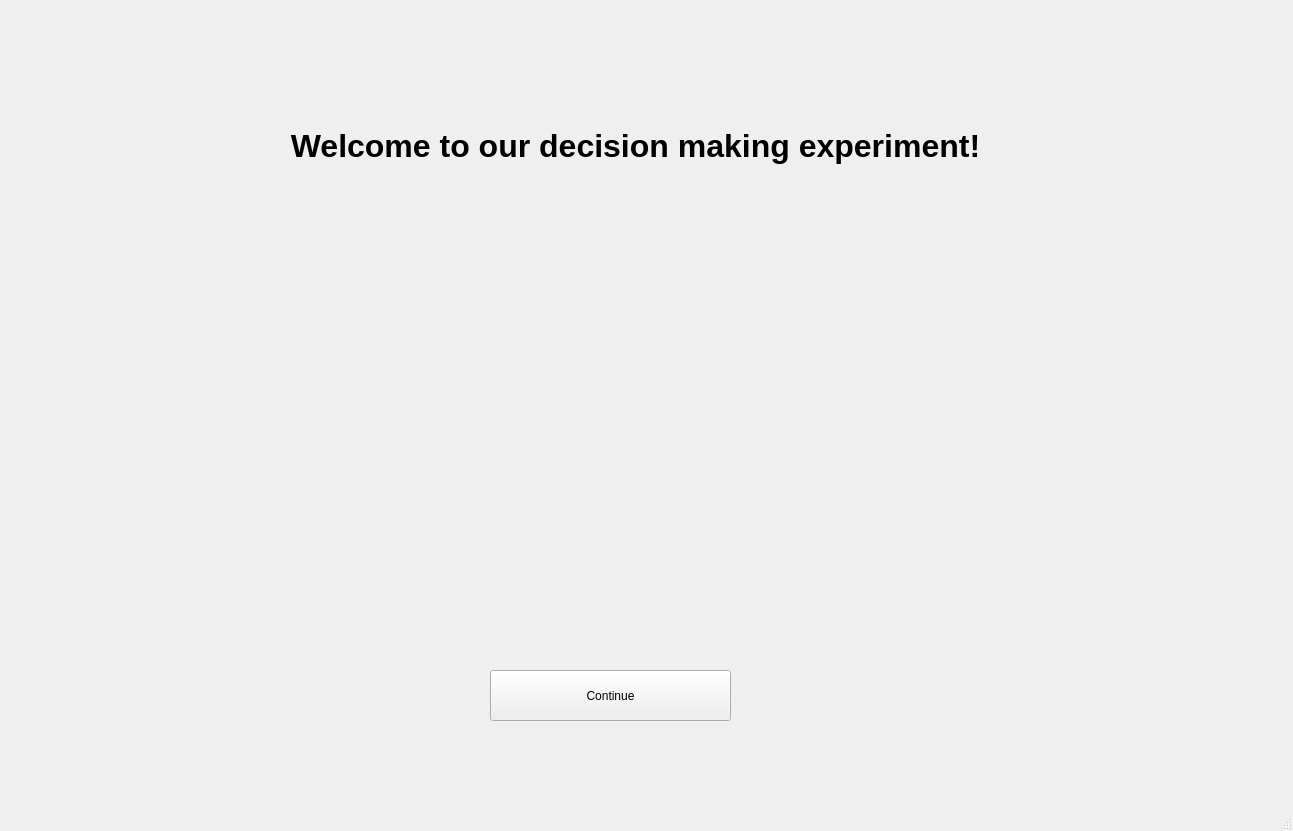
<?xml version="1.0" encoding="UTF-8"?>
<ui version="4.0">
 <class>MainWindow</class>
 <widget class="QMainWindow" name="MainWindow">
  <property name="geometry">
   <rect>
    <x>0</x>
    <y>0</y>
    <width>1293</width>
    <height>831</height>
   </rect>
  </property>
  <property name="windowTitle">
   <string>MainWindow</string>
  </property>
  <widget class="QWidget" name="centralwidget">
   <widget class="QStackedWidget" name="experiment_window">
    <property name="geometry">
     <rect>
      <x>30</x>
      <y>20</y>
      <width>1201</width>
      <height>711</height>
     </rect>
    </property>
    <property name="styleSheet">
     <string notr="true">background color:rgb(255, 255, 255)</string>
    </property>
    <property name="locale">
     <locale language="English" country="UnitedKingdom"/>
    </property>
    <property name="currentIndex">
     <number>0</number>
    </property>
    <widget class="QWidget" name="page_welcome">
     <widget class="QLabel" name="Welcome_lbl">
      <property name="geometry">
       <rect>
        <x>90</x>
        <y>60</y>
        <width>1031</width>
        <height>131</height>
       </rect>
      </property>
      <property name="sizePolicy">
       <sizepolicy hsizetype="Preferred" vsizetype="Preferred">
        <horstretch>0</horstretch>
        <verstretch>0</verstretch>
       </sizepolicy>
      </property>
      <property name="font">
       <font>
        <family>Arial</family>
        <pointsize>24</pointsize>
        <weight>75</weight>
        <bold>true</bold>
       </font>
      </property>
      <property name="locale">
       <locale language="English" country="UnitedKingdom"/>
      </property>
      <property name="text">
       <string>Welcome to our decision making experiment!</string>
      </property>
      <property name="alignment">
       <set>Qt::AlignCenter</set>
      </property>
     </widget>
     <widget class="QLabel" name="Welcome_pic">
      <property name="geometry">
       <rect>
        <x>380</x>
        <y>270</y>
        <width>411</width>
        <height>201</height>
       </rect>
      </property>
      <property name="text">
       <string/>
      </property>
      <property name="pixmap">
       <pixmap>../Week 10/pics/welcome.jpg</pixmap>
      </property>
     </widget>
     <widget class="QPushButton" name="Continue_bn_page_welcome">
      <property name="geometry">
       <rect>
        <x>460</x>
        <y>650</y>
        <width>241</width>
        <height>51</height>
       </rect>
      </property>
      <property name="text">
       <string>Continue</string>
      </property>
     </widget>
    </widget>
    <widget class="QWidget" name="page_consent">
     <widget class="QWidget" name="verticalLayoutWidget">
      <property name="geometry">
       <rect>
        <x>60</x>
        <y>10</y>
        <width>1081</width>
        <height>611</height>
       </rect>
      </property>
      <layout class="QVBoxLayout" name="Consent_layout">
       <item>
        <widget class="QLabel" name="Consent_title_lbl">
         <property name="font">
          <font>
           <family>Arial</family>
           <pointsize>18</pointsize>
           <weight>75</weight>
           <bold>true</bold>
          </font>
         </property>
         <property name="text">
          <string>Statement of Informed Consent</string>
         </property>
         <property name="alignment">
          <set>Qt::AlignCenter</set>
         </property>
        </widget>
       </item>
       <item>
        <widget class="QLabel" name="Consent_content_lbl">
         <property name="font">
          <font>
           <family>Arial</family>
           <pointsize>14</pointsize>
          </font>
         </property>
         <property name="text">
          <string>Please consider this information carefully before deciding whether to participate in this research.

Purpose of the research:
To examine the way people make decisions under dependencies.

Confidentiality:
Your participation in this study will remain confidential. Your information will not be revealed.

Compensation:
You will get remuneration of £4 if you finish the experiment.

Agreement:
The nature and purpose of this research have been sufficiently explained and I agree to participate in this study. I understand that I am free to withdraw at any time without incurring any penalty.
Please consent by ticking the checkbox below to continue. Otherwise, please exit the study at this time.
</string>
         </property>
         <property name="wordWrap">
          <bool>true</bool>
         </property>
        </widget>
       </item>
       <item>
        <widget class="QCheckBox" name="Consent_checkbox">
         <property name="font">
          <font>
           <family>Arial</family>
           <pointsize>14</pointsize>
           <weight>75</weight>
           <bold>true</bold>
          </font>
         </property>
         <property name="text">
          <string>I have read the consent and agree to continue</string>
         </property>
        </widget>
       </item>
      </layout>
     </widget>
     <widget class="QPushButton" name="Continue_bn_page_consent">
      <property name="geometry">
       <rect>
        <x>460</x>
        <y>650</y>
        <width>241</width>
        <height>51</height>
       </rect>
      </property>
      <property name="text">
       <string>Continue</string>
      </property>
     </widget>
    </widget>
    <widget class="QWidget" name="page_demog">
     <widget class="QWidget" name="formLayoutWidget">
      <property name="geometry">
       <rect>
        <x>160</x>
        <y>180</y>
        <width>851</width>
        <height>411</height>
       </rect>
      </property>
      <layout class="QFormLayout" name="Demog_layout">
       <item row="0" column="0">
        <widget class="QLabel" name="Age_lbl">
         <property name="font">
          <font>
           <family>Arial</family>
           <pointsize>16</pointsize>
           <weight>75</weight>
           <bold>true</bold>
          </font>
         </property>
         <property name="locale">
          <locale language="English" country="UnitedKingdom"/>
         </property>
         <property name="text">
          <string>Age</string>
         </property>
        </widget>
       </item>
       <item row="0" column="1">
        <widget class="QSpinBox" name="Age_spinbox">
         <property name="sizePolicy">
          <sizepolicy hsizetype="Minimum" vsizetype="Preferred">
           <horstretch>0</horstretch>
           <verstretch>0</verstretch>
          </sizepolicy>
         </property>
         <property name="font">
          <font>
           <family>Arial</family>
           <pointsize>12</pointsize>
          </font>
         </property>
         <property name="locale">
          <locale language="English" country="UnitedKingdom"/>
         </property>
         <property name="minimum">
          <number>1</number>
         </property>
         <property name="maximum">
          <number>110</number>
         </property>
        </widget>
       </item>
       <item row="1" column="0">
        <widget class="QLabel" name="Gender_lbl">
         <property name="font">
          <font>
           <family>Arial</family>
           <pointsize>16</pointsize>
           <weight>75</weight>
           <bold>true</bold>
          </font>
         </property>
         <property name="locale">
          <locale language="English" country="UnitedKingdom"/>
         </property>
         <property name="text">
          <string>Gender</string>
         </property>
        </widget>
       </item>
       <item row="1" column="1">
        <widget class="QComboBox" name="Gender_comboBox">
         <property name="sizePolicy">
          <sizepolicy hsizetype="Preferred" vsizetype="Preferred">
           <horstretch>0</horstretch>
           <verstretch>0</verstretch>
          </sizepolicy>
         </property>
         <property name="font">
          <font>
           <family>Arial</family>
           <pointsize>12</pointsize>
          </font>
         </property>
         <property name="locale">
          <locale language="English" country="UnitedKingdom"/>
         </property>
         <item>
          <property name="text">
           <string/>
          </property>
         </item>
         <item>
          <property name="text">
           <string>Male</string>
          </property>
         </item>
         <item>
          <property name="text">
           <string>Female</string>
          </property>
         </item>
         <item>
          <property name="text">
           <string>Other</string>
          </property>
         </item>
        </widget>
       </item>
       <item row="2" column="0">
        <widget class="QLabel" name="Education_lbl">
         <property name="font">
          <font>
           <family>Arial</family>
           <pointsize>16</pointsize>
           <weight>75</weight>
           <bold>true</bold>
          </font>
         </property>
         <property name="locale">
          <locale language="English" country="UnitedKingdom"/>
         </property>
         <property name="text">
          <string>Education</string>
         </property>
        </widget>
       </item>
       <item row="2" column="1">
        <widget class="QComboBox" name="Education_comboBox">
         <property name="sizePolicy">
          <sizepolicy hsizetype="Preferred" vsizetype="Preferred">
           <horstretch>0</horstretch>
           <verstretch>0</verstretch>
          </sizepolicy>
         </property>
         <property name="font">
          <font>
           <family>Arial</family>
           <pointsize>12</pointsize>
          </font>
         </property>
         <property name="locale">
          <locale language="English" country="UnitedKingdom"/>
         </property>
         <item>
          <property name="text">
           <string/>
          </property>
         </item>
         <item>
          <property name="text">
           <string>Primary School</string>
          </property>
         </item>
         <item>
          <property name="text">
           <string>Secondary School</string>
          </property>
         </item>
         <item>
          <property name="text">
           <string>High School</string>
          </property>
         </item>
         <item>
          <property name="text">
           <string>Undergraduate</string>
          </property>
         </item>
         <item>
          <property name="text">
           <string>Graduate</string>
          </property>
         </item>
        </widget>
       </item>
       <item row="3" column="0">
        <widget class="QLabel" name="Native_Language_lbl">
         <property name="font">
          <font>
           <family>Arial</family>
           <pointsize>16</pointsize>
           <weight>75</weight>
           <bold>true</bold>
          </font>
         </property>
         <property name="locale">
          <locale language="English" country="UnitedKingdom"/>
         </property>
         <property name="text">
          <string>Native Language</string>
         </property>
        </widget>
       </item>
       <item row="3" column="1">
        <widget class="QComboBox" name="Native_Language_comboBox">
         <property name="sizePolicy">
          <sizepolicy hsizetype="Preferred" vsizetype="Preferred">
           <horstretch>0</horstretch>
           <verstretch>0</verstretch>
          </sizepolicy>
         </property>
         <property name="font">
          <font>
           <family>Arial</family>
           <pointsize>12</pointsize>
          </font>
         </property>
         <property name="locale">
          <locale language="English" country="UnitedKingdom"/>
         </property>
         <item>
          <property name="text">
           <string/>
          </property>
         </item>
         <item>
          <property name="text">
           <string>English</string>
          </property>
         </item>
         <item>
          <property name="text">
           <string>Chinese</string>
          </property>
         </item>
         <item>
          <property name="text">
           <string>French</string>
          </property>
         </item>
         <item>
          <property name="text">
           <string>Germany</string>
          </property>
         </item>
         <item>
          <property name="text">
           <string>Italian</string>
          </property>
         </item>
         <item>
          <property name="text">
           <string>Japanese</string>
          </property>
         </item>
         <item>
          <property name="text">
           <string>Korean</string>
          </property>
         </item>
         <item>
          <property name="text">
           <string>Other Languages</string>
          </property>
         </item>
        </widget>
       </item>
       <item row="4" column="0">
        <widget class="QLabel" name="Current_Location_lbl">
         <property name="font">
          <font>
           <family>Arial</family>
           <pointsize>16</pointsize>
           <weight>75</weight>
           <bold>true</bold>
          </font>
         </property>
         <property name="locale">
          <locale language="English" country="UnitedKingdom"/>
         </property>
         <property name="text">
          <string>Current Location</string>
         </property>
        </widget>
       </item>
       <item row="5" column="0">
        <widget class="QLabel" name="Contact_lbl">
         <property name="font">
          <font>
           <family>Arial</family>
           <pointsize>16</pointsize>
           <weight>75</weight>
           <bold>true</bold>
          </font>
         </property>
         <property name="locale">
          <locale language="English" country="UnitedKingdom"/>
         </property>
         <property name="text">
          <string>Contact</string>
         </property>
        </widget>
       </item>
       <item row="5" column="1">
        <widget class="QTextEdit" name="Contact_txt">
         <property name="sizePolicy">
          <sizepolicy hsizetype="Expanding" vsizetype="Preferred">
           <horstretch>0</horstretch>
           <verstretch>0</verstretch>
          </sizepolicy>
         </property>
         <property name="font">
          <font>
           <family>Arial</family>
           <pointsize>12</pointsize>
          </font>
         </property>
         <property name="locale">
          <locale language="English" country="UnitedKingdom"/>
         </property>
         <property name="html">
          <string>&lt;!DOCTYPE HTML PUBLIC &quot;-//W3C//DTD HTML 4.0//EN&quot; &quot;http://www.w3.org/TR/REC-html40/strict.dtd&quot;&gt;
&lt;html&gt;&lt;head&gt;&lt;meta name=&quot;qrichtext&quot; content=&quot;1&quot; /&gt;&lt;style type=&quot;text/css&quot;&gt;
p, li { white-space: pre-wrap; }
&lt;/style&gt;&lt;/head&gt;&lt;body style=&quot; font-family:'Arial'; font-size:12pt; font-weight:400; font-style:normal;&quot;&gt;
&lt;p style=&quot; margin-top:0px; margin-bottom:0px; margin-left:0px; margin-right:0px; -qt-block-indent:0; text-indent:0px;&quot;&gt;Please enter your contact information if you do not mind.&lt;/p&gt;&lt;/body&gt;&lt;/html&gt;</string>
         </property>
        </widget>
       </item>
       <item row="4" column="1">
        <widget class="QComboBox" name="Current_Location_comboBox">
         <property name="sizePolicy">
          <sizepolicy hsizetype="Preferred" vsizetype="Preferred">
           <horstretch>0</horstretch>
           <verstretch>0</verstretch>
          </sizepolicy>
         </property>
         <property name="font">
          <font>
           <family>Arial</family>
           <pointsize>12</pointsize>
          </font>
         </property>
         <property name="locale">
          <locale language="English" country="UnitedKingdom"/>
         </property>
         <item>
          <property name="text">
           <string/>
          </property>
         </item>
         <item>
          <property name="text">
           <string>UK</string>
          </property>
         </item>
         <item>
          <property name="text">
           <string>China</string>
          </property>
         </item>
         <item>
          <property name="text">
           <string>USA</string>
          </property>
         </item>
         <item>
          <property name="text">
           <string>France</string>
          </property>
         </item>
         <item>
          <property name="text">
           <string>Germany</string>
          </property>
         </item>
         <item>
          <property name="text">
           <string>Italy</string>
          </property>
         </item>
         <item>
          <property name="text">
           <string>Japan</string>
          </property>
         </item>
         <item>
          <property name="text">
           <string>Korea</string>
          </property>
         </item>
         <item>
          <property name="text">
           <string>Other Countries</string>
          </property>
         </item>
        </widget>
       </item>
      </layout>
     </widget>
     <widget class="QLabel" name="Demog_instruction_lbl">
      <property name="geometry">
       <rect>
        <x>170</x>
        <y>0</y>
        <width>851</width>
        <height>181</height>
       </rect>
      </property>
      <property name="font">
       <font>
        <family>Arial</family>
        <pointsize>14</pointsize>
        <weight>75</weight>
        <bold>true</bold>
       </font>
      </property>
      <property name="locale">
       <locale language="English" country="UnitedKingdom"/>
      </property>
      <property name="text">
       <string>&lt;html&gt;&lt;head/&gt;&lt;body&gt;&lt;p&gt;Please fill in the form below to continue with the experiment. We will not reveal your information.&lt;/p&gt;&lt;p&gt;After you finish filling, please press the 'continue' button to go on to the experiment part. And you will be taking part in your experiment in another window&lt;/p&gt;&lt;/body&gt;&lt;/html&gt;</string>
      </property>
      <property name="wordWrap">
       <bool>true</bool>
      </property>
     </widget>
     <widget class="QLabel" name="Error_message_lbl">
      <property name="geometry">
       <rect>
        <x>170</x>
        <y>600</y>
        <width>851</width>
        <height>61</height>
       </rect>
      </property>
      <property name="sizePolicy">
       <sizepolicy hsizetype="Preferred" vsizetype="Preferred">
        <horstretch>0</horstretch>
        <verstretch>0</verstretch>
       </sizepolicy>
      </property>
      <property name="font">
       <font>
        <family>Arial</family>
        <pointsize>14</pointsize>
        <weight>75</weight>
        <bold>true</bold>
       </font>
      </property>
      <property name="locale">
       <locale language="English" country="UnitedKingdom"/>
      </property>
      <property name="text">
       <string>Error! Please choose the appropriate age then press the 'continue' button.</string>
      </property>
     </widget>
     <widget class="QPushButton" name="Continue_bn_page_demog">
      <property name="geometry">
       <rect>
        <x>450</x>
        <y>660</y>
        <width>241</width>
        <height>51</height>
       </rect>
      </property>
      <property name="locale">
       <locale language="English" country="UnitedKingdom"/>
      </property>
      <property name="text">
       <string>Continue</string>
      </property>
     </widget>
    </widget>
   </widget>
  </widget>
  <widget class="QMenuBar" name="menubar">
   <property name="geometry">
    <rect>
     <x>0</x>
     <y>0</y>
     <width>1293</width>
     <height>26</height>
    </rect>
   </property>
  </widget>
  <widget class="QStatusBar" name="statusbar"/>
 </widget>
 <resources/>
 <connections/>
</ui>
